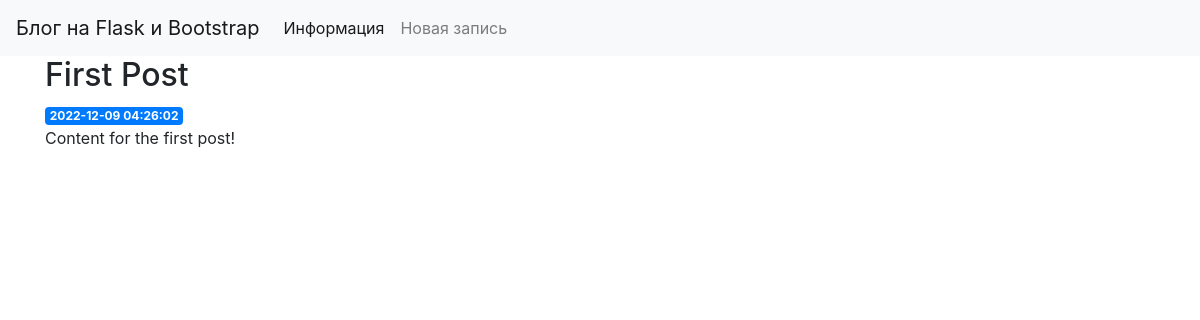
/1, run on an earlier commit of the app's database.
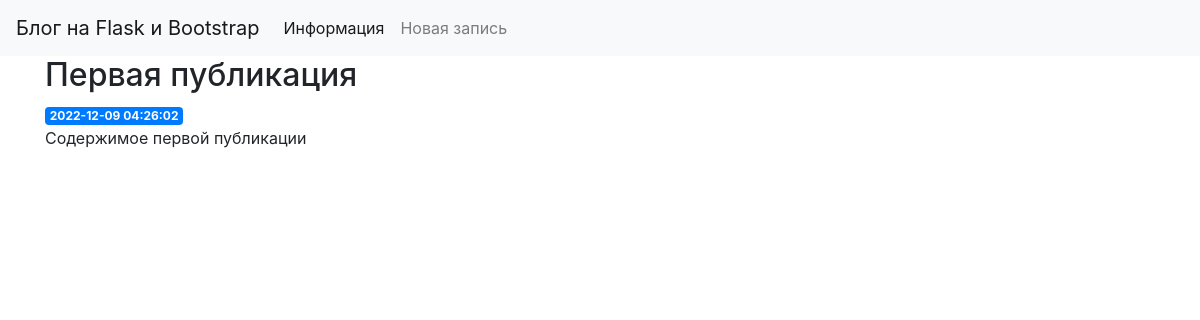
And on a later commit of the database.
### tables this page shows
CREATE TABLE posts (
    id INTEGER PRIMARY KEY AUTOINCREMENT,
    created TIMESTAMP NOT NULL DEFAULT CURRENT_TIMESTAMP,
    title TEXT NOT NULL,
    content TEXT NOT NULL
);

### app.py (the view)
@app.route('/<int:post_id>')
def post(post_id):
    post = get_post(post_id)
    return render_template('post.html', post=post)

### app.py (called while the page is built)
def get_db_connection():
    conn = sqlite3.connect('database.db')
    conn.row_factory = sqlite3.Row
    return conn

def get_post(post_id):
    conn = get_db_connection()
    post = conn.execute('SELECT * FROM posts WHERE id = ?',
                        (post_id,)).fetchone()
    conn.close()
    if post is None:
        abort(404)
    return post

### templates/post.html
{% extends 'base.html' %}
{% block content %}
    <h2>{% block title %} {{ post['title'] }} {% endblock %}</h2>
    <span class="badge badge-primary">{{ post['created'] }}</span>
    <p>{{ post['content'] }}</p>
{% endblock %}

What changed in the data, as far as the page shows it:
changed posts: title "First Post" → "Первая публикация"; content "Content for the first post!" → "Содержимое первой публикации"
